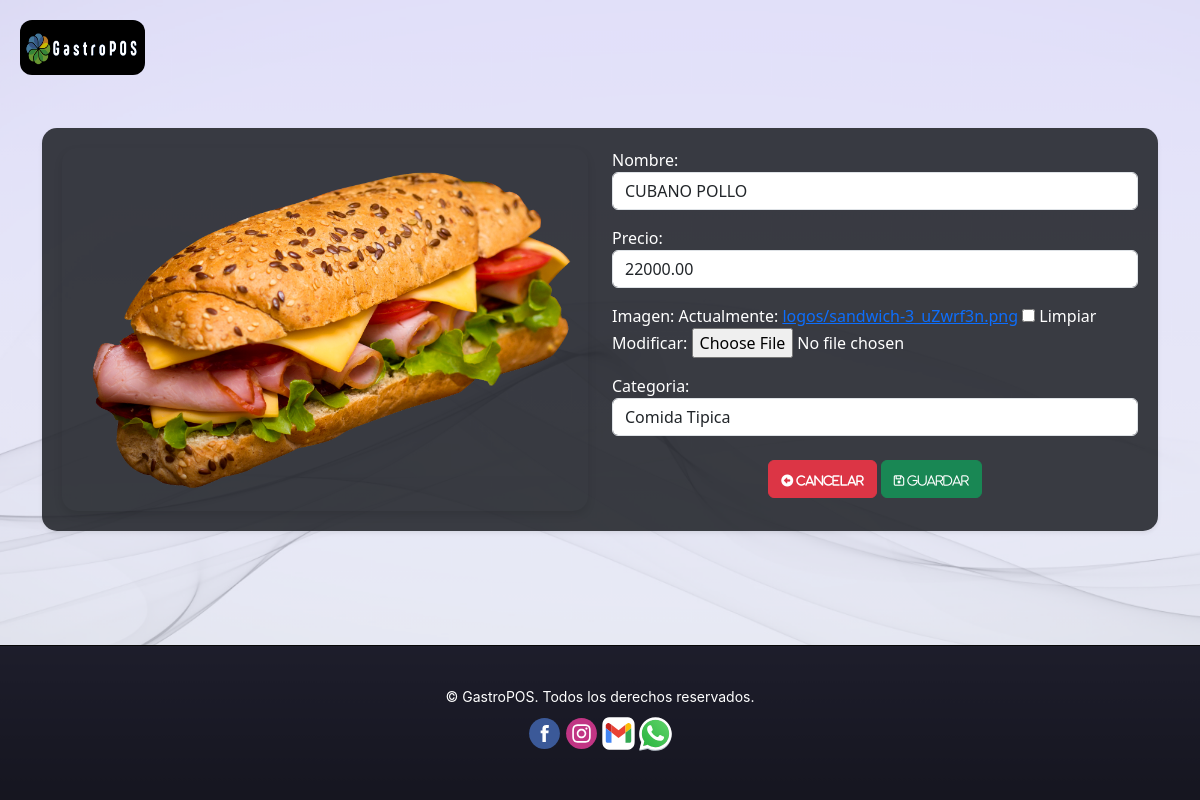
Page /platos/platos/actualizar/10/ (signed in) on the committed database.
### platos/models.py (models this page shows, shortened)
class Plato(models.Model):
    usuario = models.ForeignKey(User, on_delete=models.CASCADE)
    nombre = models.CharField(max_length=100)
    precio = models.DecimalField(max_digits=10, decimal_places=2)
    imagen = models.ImageField(upload_to='logos/', blank=True, null=True)
    categoria = models.ForeignKey(Categoria, on_delete=models.CASCADE, related_name='platos', default=1)

class Categoria(models.Model):
    nombre = models.CharField(max_length=100)
    usuario = models.ForeignKey(User, on_delete=models.CASCADE)
    def __str__(self):
        return self.nombre

### platos/views.py (the view)
# urls.py: path('platos/actualizar/<int:plato_id>/', views.actualizar_plato, name='actualizar_plato'),
@login_required(login_url='/login/')
def actualizar_plato(request, plato_id):
    plato = get_object_or_404(Plato, id=plato_id, usuario=request.user)
    if request.method == 'POST':
        form = PlatoForm(request.POST, request.FILES, instance=plato, user=request.user)
        if form.is_valid():
            form.save()
            return redirect('listar_platos')
    else:
        form = PlatoForm(instance=plato, user=request.user)
    return render(request, 'platos/actualizar_plato.html', {'form': form, 'plato': plato})

### platos/forms.py
class PlatoForm(forms.ModelForm):
    class Meta:
        model = Plato
        fields = ['nombre', 'precio','imagen','categoria']
        widgets = {
            'nombre': forms.TextInput(attrs={'class': 'form-control', 'placeholder': 'Nombre del plato'}),
            'precio': forms.NumberInput(attrs={'class': 'form-control', 'placeholder': 'Precio'}),
            'imagen': forms.ClearableFileInput(attrs={'class': 'form-control-file'}),
            'categoria': forms.Select(attrs={'class': 'form-control'}),
        }
    def __init__(self, *args, **kwargs):
        user = kwargs.pop('user', None)
        super(PlatoForm, self).__init__(*args, **kwargs)
        if user is not None:
            self.fields['categoria'].queryset = Categoria.objects.filter(usuario=user)

### platos/templates/platos/actualizar_plato.html (shortened to what this page needs)
{% extends 'base.html' %}
{% load static %}
{% load custom_filters %}
{% block extra_css %}
<link rel="stylesheet" href="{% static 'css/crear_plato.css' %}">
{% endblock %}
{% block content %}
<div class="container mt-5">
  <div class="card card-custom shadow-sm">
    <div class="card-body card-body-custom">
      <div class="row">
        <div class="col-md-6">
          {% if plato.imagen %}
              <img src="{{ plato.imagen.url }}" class="img-custom-update" alt="Imagen de entrada">
          {% else %}
              <img src="{% static 'images/dish.jpg' %}" class="img-custom-update" alt="Imagen por defecto">
          {% endif %}
        </div>
        <div class="col-md-6">
          <form method="post" enctype="multipart/form-data">
            {{ form.as_p }}
            <div class="text-center mt-4">
              <a href="javascript:history.back()" class="btn btn-danger"><i class="fa-solid fa-circle-left" style="font-size: 12px;"> Cancelar</i></a>
              <button type="submit" class="btn btn-success"><i class="fa-regular fa-floppy-disk" style="font-size: 12px;"> Guardar</i></button>
            </div>
          </form>
        </div>
      </div>
    </div>
  </div>
</div>
{% endblock %}

### static/css/base.css (style rules this page uses)
html, body { height: 100%; margin: 0; }
body { padding-top: 56px; }
.card-custom { border: none; border-radius: 15px; box-shadow: 0 4px 8px rgba(0, 0, 0, 0.1); background-color: #bde4f0b2; color: #060220; transition: transform 0.3s, box-shadow 0.3s; }
.card-custom { border-radius: 10px; border: 1px solid #ddd; box-shadow: 0 4px 8px rgba(0, 0, 0, 0.1); transition: box-shadow 0.3s ease; }
.card-body-custom { padding: 1.5rem; }
.card-body { height: calc(100% - 56px); overflow-y: auto; }

### static/css/crear_plato.css (style rules this page uses)
.card-custom { border: none; border-radius: 15px; box-shadow: 0 4px 8px rgba(8, 4, 246, 0.1); background-color: #202228de; color: #ffffff; transition: transform 0.3s, box-shadow 0.3s; }
.card-body-custom { padding: 20px; }
.img-custom-update { width: 100%; height: auto; border-radius: 15px; box-shadow: 0 4px 8px rgba(0, 0, 0, 0.1); transition: transform 0.3s, box-shadow 0.3s; }

### rows in the picture
Plato: imagen (picture), nombre "CUBANO POLLO", precio "22000.00", categoria "Comida Tipica"
